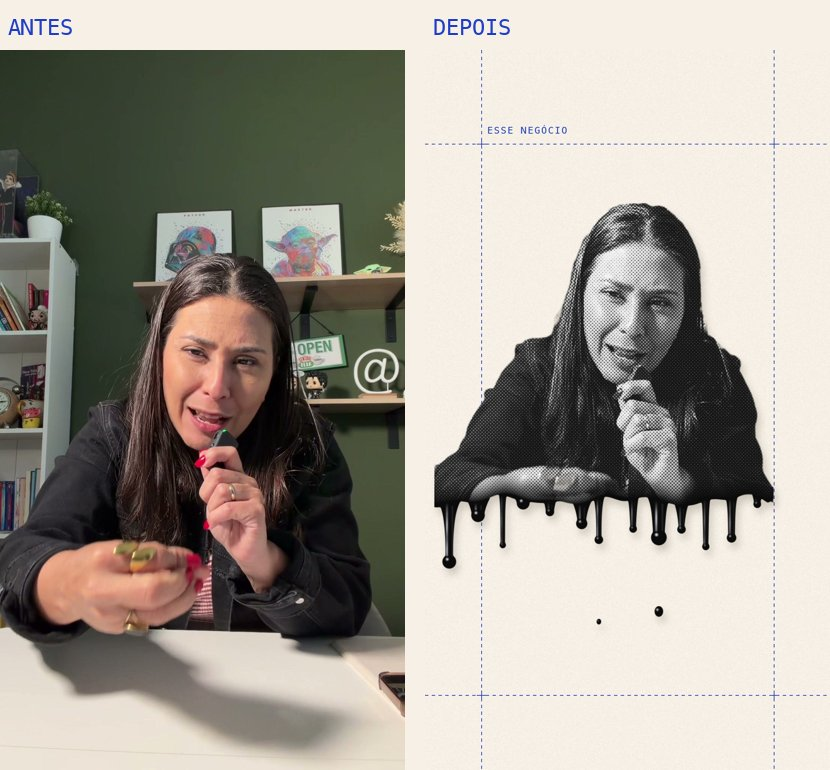
#> input picture edicao-de-video/colagem-derretendo/guia/imagens/01-recorte.jpg, 830 x 770 px; its folder holds 2 pictures in this run
$ python recortar.py ../../colagem-derretendo/guia/imagens
#> lines starting #> are read from the running program, lines starting #| are printed output that depends on the picture
#!/usr/bin/env python3
"""Recorta a pessoa das fotos (Vision da Apple) e gera <nome>_cut.png em P&B contrastado.

Uso: python3 recortar.py <pasta com .jpg> [--clarear nome1,nome2]   (fotos .png/.heic: converta antes para .jpg)
Clareia sozinho quem ficou muito escuro (média < 42); --clarear força.
"""
import os, subprocess, sys
from PIL import Image, ImageOps, ImageEnhance, ImageFilter, ImageStat

forcar = sys.argv[sys.argv.index("--clarear") + 1].split(",") if "--clarear" in sys.argv else []
pasta = os.path.abspath(sys.argv[1]); aqui = os.path.dirname(os.path.abspath(__file__))
mdir = os.path.join(pasta, "mask"); os.makedirs(mdir, exist_ok=True)
binario = os.path.expanduser("~/.cache/tipografia-colagem/seg")
if not os.path.exists(binario):
    os.makedirs(os.path.dirname(binario), exist_ok=True)
    subprocess.run(["swiftc", "-O", os.path.join(aqui, "seg.swift"), "-o", binario], check=True)
#> (this line was passed over: subprocess is not available in this run)
subprocess.run([binario, pasta, mdir], check=True)
#> (this line was passed over: subprocess is not available in this run)
for f in sorted(os.listdir(pasta)):
    if not f.lower().endswith(".jpg"): continue
    n = f[:-4]
    im = ImageOps.exif_transpose(Image.open(os.path.join(pasta, f))).convert("RGB")
#> im is the input picture: PIL image 830x770 RGB; mean R, G, B 162.6, 156.9, 147.4
    mp = os.path.join(mdir, n + ".png")
    if not os.path.exists(mp): print("sem máscara:", f); continue
    m = Image.open(mp).convert("L").resize(im.size)
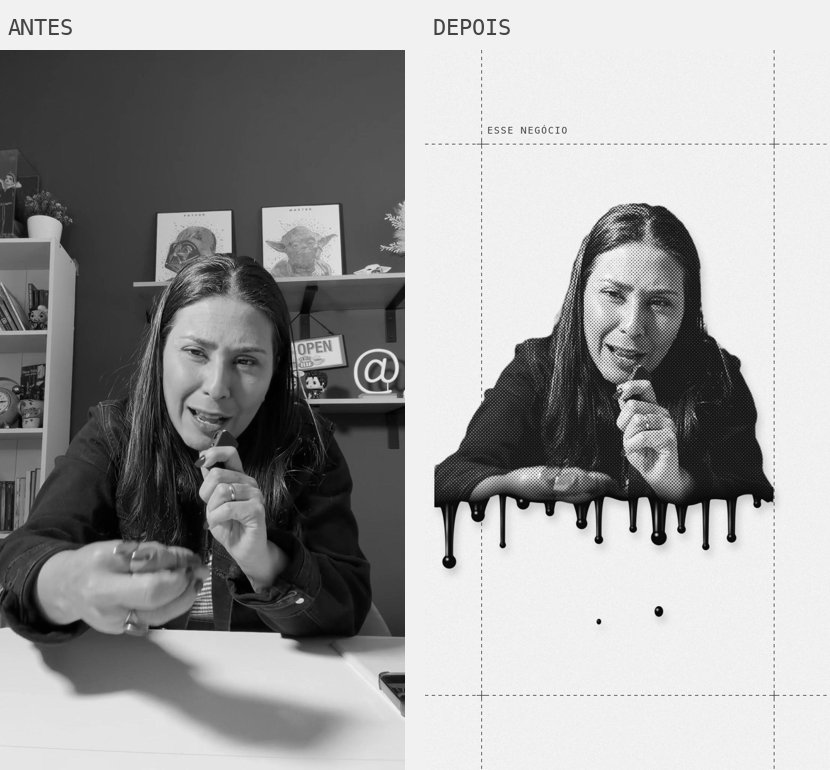
#> m: PIL image 830x770 L; min 0, max 255, mean 157.6
    m = m.point(lambda v: 255 if v > 110 else int(v * 255 / 110)).filter(ImageFilter.GaussianBlur(1.2))
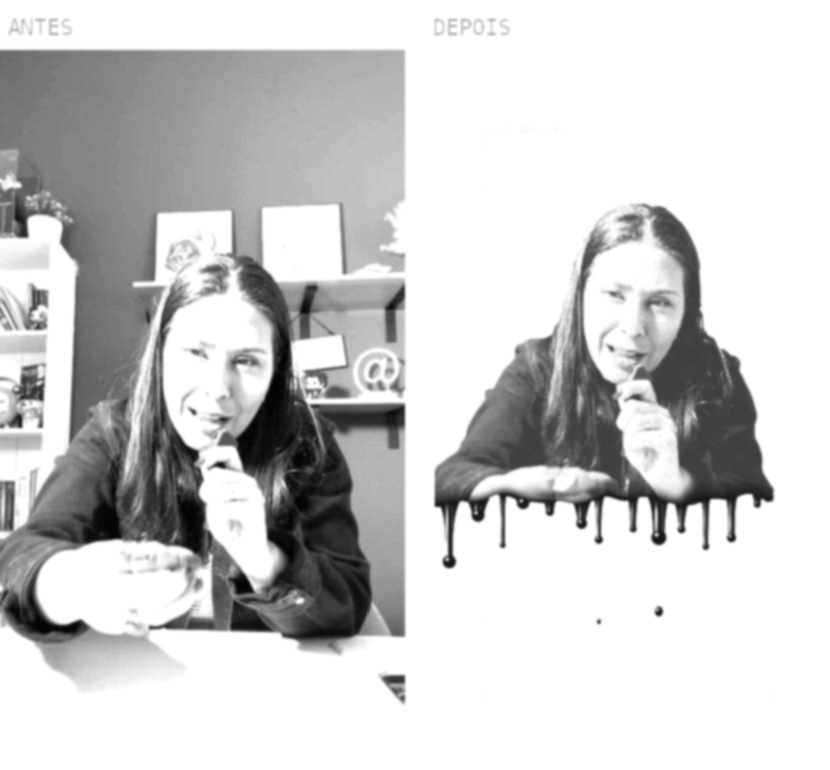
#> m: PIL image 830x770 L; min 1, max 255, mean 205.7
    g = ImageOps.grayscale(im)
    media = ImageStat.Stat(g, mask=m.point(lambda v: 255 if v > 128 else 0)).mean[0]
#> media = 184.6
    clarear = media < 42 or n in forcar
#> clarear = False
    if clarear: g = g.point(lambda v: int(255 * ((v / 255) ** 0.6)))  # pessoa escura: clareia
    g = ImageEnhance.Contrast(ImageOps.autocontrast(g, cutoff=1)).enhance(1.35)
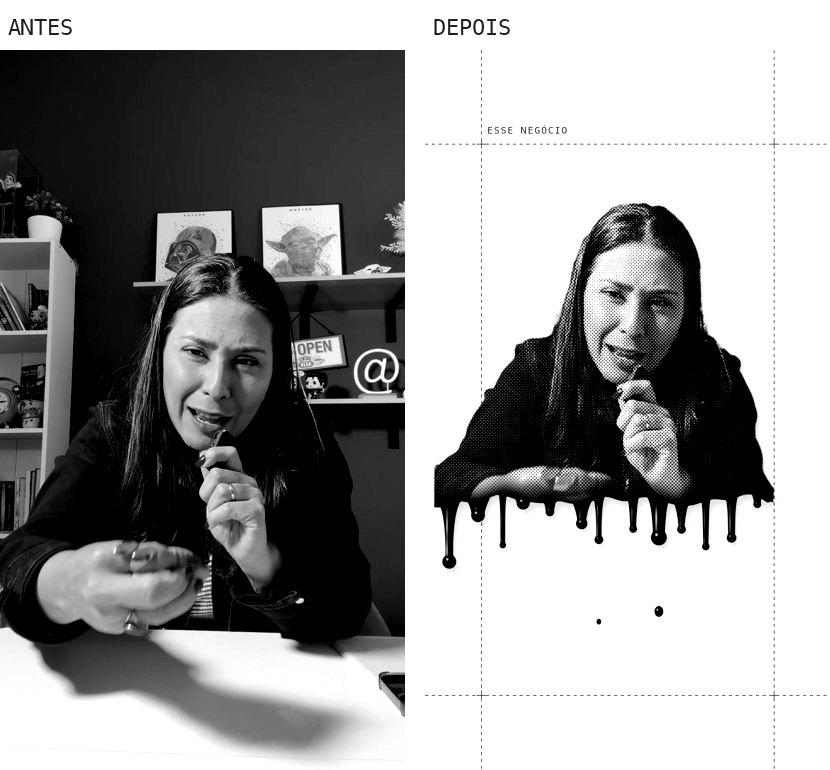
#> g: PIL image 830x770 L; min 0, max 255, mean 154
    cut = Image.merge("RGBA", (g, g, g, m))
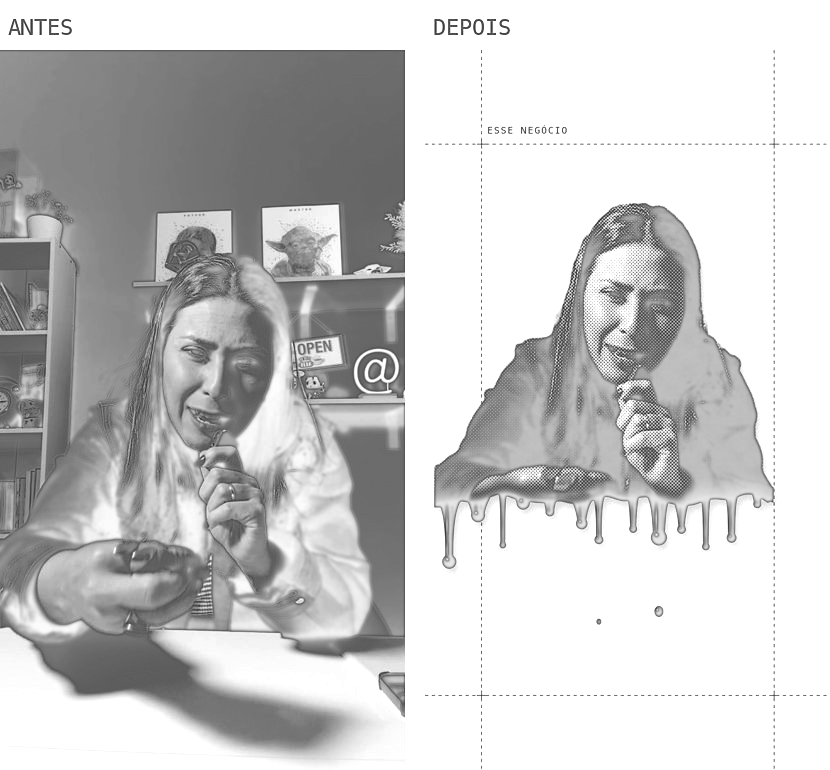
#> cut: PIL image 830x770 RGBA; mean R, G, B, A 154, 154, 154, 205.7; transparent parts drawn white
    bb = m.point(lambda v: 255 if v > 40 else 0).getbbox()
#> bb = (0, 0, 830, 770)
    cut.crop(bb).save(os.path.join(pasta, n + "_cut.png"))
    print(n, "ok", f"brilho {media:.0f}", "(clareada)" if clarear else "")
#| 01-recorte ok brilho 185
#> pass 2 of the loop `for f in sorted(os.listdir(pasta)):`:
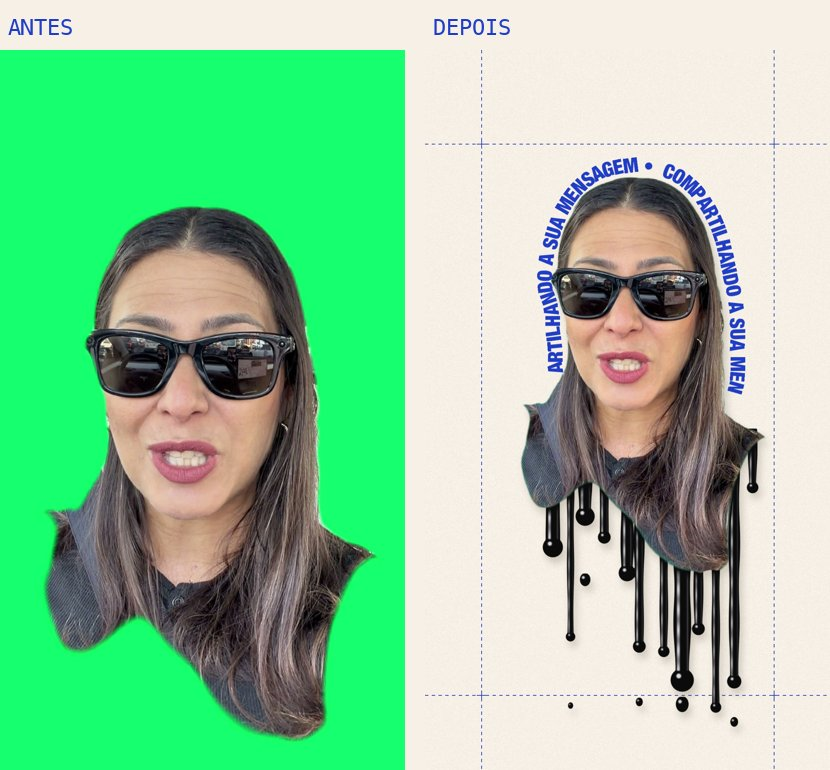
#> input picture edicao-de-video/colagem-derretendo/guia/imagens/02-tinta.jpg, 830 x 770 px
#> im is the input picture: PIL image 830x770 RGB; mean R, G, B 142.1, 201.6, 155.6
#> `m = m.point(lambda v: 255 if v > 110 else int(v * 255 / 110)).filter(I..`:
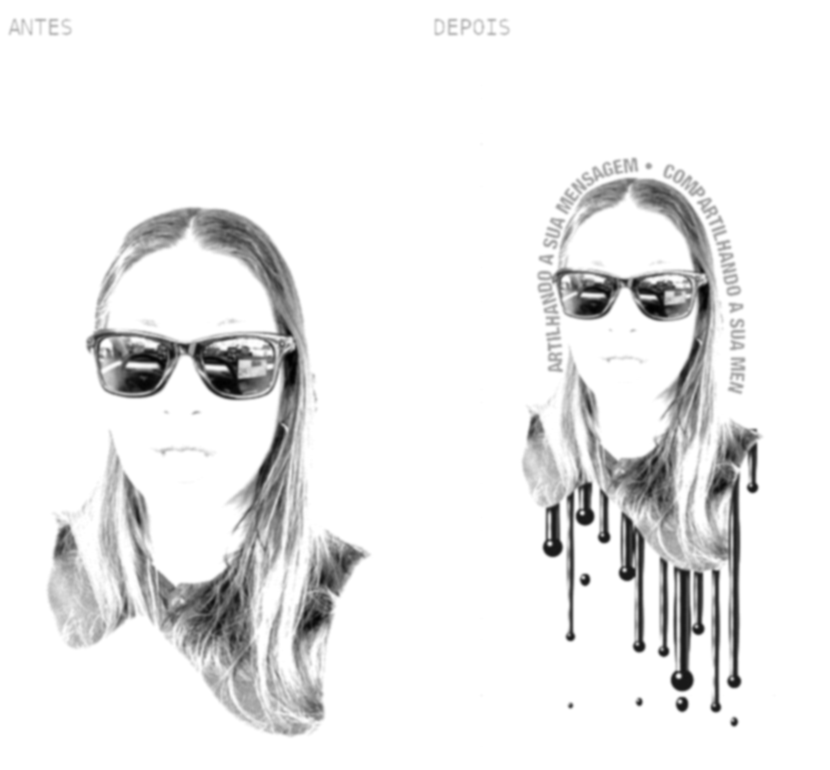
#> m: PIL image 830x770 L; min 1, max 255, mean 235.9
#> media = 187.5
#> `cut = Image.merge("RGBA", (g, g, g, m))`:
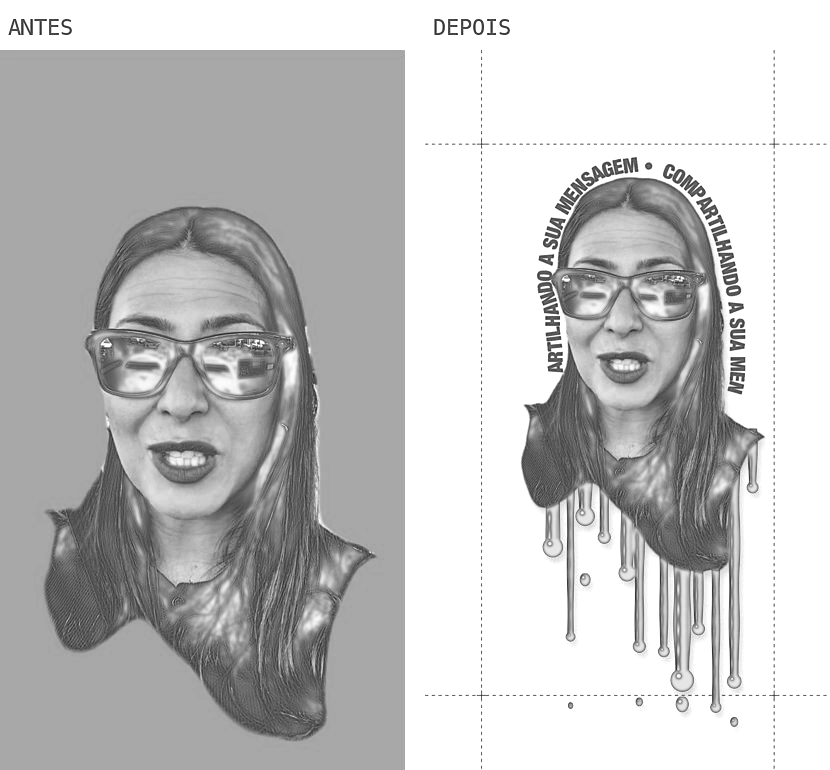
#> cut: PIL image 830x770 RGBA; mean R, G, B, A 177, 177, 177, 235.9; transparent parts drawn white
#| 02-tinta ok brilho 187
